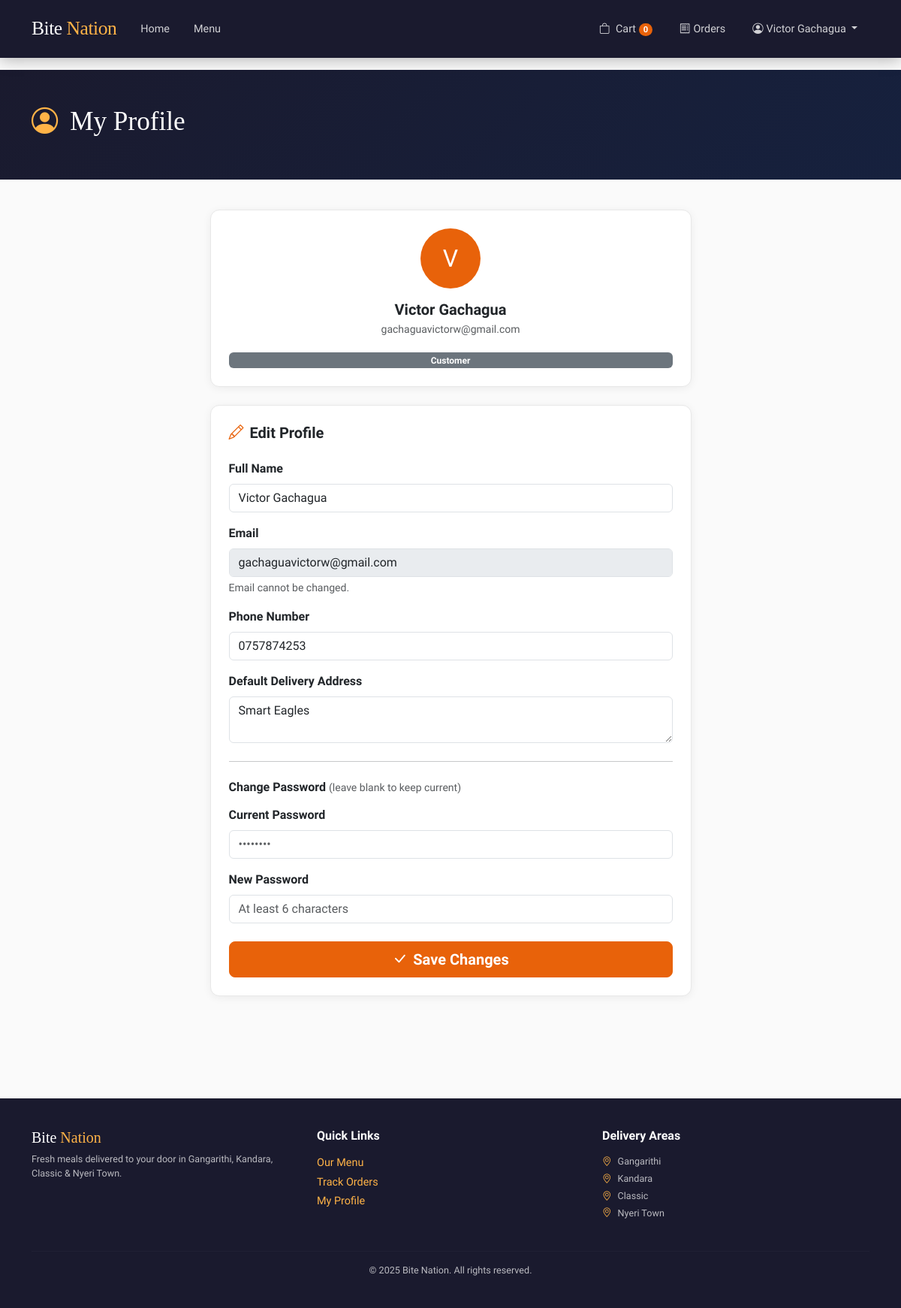
/profile/ (signed in), run on the app's committed database.
### core/models.py (models this page shows, shortened)
class User(AbstractUser):
    ROLE_CHOICES = [
        ('customer', 'Customer'),
        ('kitchen', 'Kitchen Admin'),
        ('delivery', 'Delivery Admin'),
        ('admin', 'Admin'),
    ]
    phone = models.CharField(max_length=20, default='')
    address = models.TextField(default='')
    role = models.CharField(max_length=20, choices=ROLE_CHOICES, default='customer')
    email_verified = models.BooleanField(default=False)
    email_token = models.CharField(max_length=64, default='', blank=True)
    otp_code = models.CharField(max_length=6, default='', blank=True)
    otp_expires = models.DateTimeField(null=True, blank=True)

### core/views.py (the view, shortened to what this page needs)
# urls.py: path('profile/', views.profile_view, name='profile'),
@login_required
def profile_view(request):
    return render(request, 'core/profile.html')

### core/templates/core/profile.html (shortened to what this page needs)
{% extends "core/base.html" %}
{% block content %}
<div class="page-header">
  <div class="container">
    <h1><i class="bi bi-person-circle me-3" style="color:var(--accent);"></i>My Profile</h1>
  </div>
</div>
<div class="container pb-5">
  <div class="row justify-content-center">
    <div class="col-lg-7">
      <div class="card p-4 mb-4 text-center">
        <div style="width:80px;height:80px;border-radius:50%;background:var(--primary);color:white;font-size:2rem;display:flex;align-items:center;justify-content:center;margin:0 auto 1rem;">
          {{ user.first_name.0|default:user.username.0|upper }}
        </div>
        <h5 class="fw-bold mb-0">{{ user.first_name|default:user.username }}</h5>
        <p class="text-muted small mt-1">{{ user.email }}</p>
        <span class="badge mt-1 {% if user.role == 'admin' %}bg-danger{% elif user.role == 'kitchen' %}bg-warning text-dark{% elif user.role == 'delivery' %}bg-primary{% else %}bg-secondary{% endif %}">
          {{ user.get_role_display }}
        </span>
      </div>
      <div class="card p-4 mb-4">
        <h5 class="fw-bold mb-4"><i class="bi bi-pencil me-2" style="color:var(--primary);"></i>Edit Profile</h5>
        <form method="POST">
          <div class="mb-3">
            <label class="form-label fw-bold">Full Name</label>
            <input type="text" name="name" class="form-control" value="{{ user.first_name }}" required>
          </div>
          <div class="mb-3">
            <label class="form-label fw-bold">Email</label>
            <input type="email" class="form-control" value="{{ user.email }}" disabled>
            <div class="form-text">Email cannot be changed.</div>
          </div>
          <div class="mb-3">
            <label class="form-label fw-bold">Phone Number</label>
            <input type="tel" name="phone" class="form-control" value="{{ user.phone }}" required>
          </div>
          <div class="mb-3">
            <label class="form-label fw-bold">Default Delivery Address</label>
            <textarea name="address" class="form-control" rows="2">{{ user.address }}</textarea>
          </div>
          <hr class="my-4">
          <h6 class="fw-bold mb-3">Change Password <span class="text-muted fw-normal small">(leave blank to keep current)</span></h6>
          <div class="mb-3">
            <label class="form-label fw-bold">Current Password</label>
            <input type="password" name="current_password" class="form-control" placeholder="••••••••">
          </div>
          <div class="mb-4">
            <label class="form-label fw-bold">New Password</label>
            <input type="password" name="new_password" class="form-control" placeholder="At least 6 characters" minlength="6">
          </div>
          <button type="submit" class="btn btn-primary btn-lg w-100 fw-bold">
            <i class="bi bi-check-lg me-2"></i>Save Changes
          </button>
        </form>
      </div>
    </div>
  </div>
</div>
{% endblock %}

### core/templates/core/base.html (shortened to what this page needs)
<!DOCTYPE html>
<html lang="en">
<head>
  <link href="https://cdn.jsdelivr.net/npm/bootstrap@5.3.2/dist/css/bootstrap.min.css" rel="stylesheet">
  <link href="https://cdn.jsdelivr.net/npm/bootstrap-icons@1.11.3/font/bootstrap-icons.css" rel="stylesheet">
</head>
<body>
<nav class="navbar navbar-expand-lg">
  <div class="container">
    <a class="navbar-brand" href="{% url 'index' %}">Bite <span>Nation</span></a>
    <div class="collapse navbar-collapse" id="navMain">
      <ul class="navbar-nav me-auto">
        <li class="nav-item"><a class="nav-link" href="{% url 'index' %}">Home</a></li>
        <li class="nav-item"><a class="nav-link" href="{% url 'menu' %}">Menu</a></li>
      </ul>
      <ul class="navbar-nav ms-auto align-items-center gap-1">
        {% if user.is_authenticated %}
          <li class="nav-item">
            <a class="nav-link position-relative" href="{% url 'cart' %}">
              <i class="bi bi-bag me-1"></i> Cart
              <span class="cart-badge" id="nav-cart-count">0</span>
            </a>
          </li>
          <li class="nav-item"><a class="nav-link" href="{% url 'my_orders' %}"><i class="bi bi-receipt me-1"></i>Orders</a></li>
          <li class="nav-item dropdown">
            <a class="nav-link dropdown-toggle" href="#" data-bs-toggle="dropdown">
              <i class="bi bi-person-circle me-1"></i>{{ user.first_name|default:user.username }}
            </a>
          </li>
        {% else %}
          <li class="nav-item"><a class="nav-link" href="{% url 'login' %}">Login</a></li>
          <li class="nav-item">
            <a class="btn btn-primary btn-sm px-3 ms-2" href="{% url 'register' %}">Sign Up</a>
          </li>
        {% endif %}
      </ul>
    </div>
  </div>
</nav>
{% block content %}{% endblock %}
<footer>
  <div class="container">
    <div class="row g-4">
      <div class="col-md-4">
        <h5 style="font-family:'Libre Baskerville',serif; color:white;">Bite <span style="color:var(--accent);">Nation</span></h5>
        <p class="mt-2 small">Fresh meals delivered to your door in Gangarithi, Kandara, Classic &amp; Nyeri Town.</p>
      </div>
      <div class="col-md-4">
        <h6 class="text-white fw-bold mb-3">Quick Links</h6>
        <div class="d-flex flex-column gap-1">
          <a href="{% url 'menu' %}">Our Menu</a>
          <a href="{% url 'my_orders' %}">Track Orders</a>
          <a href="{% url 'profile' %}">My Profile</a>
        </div>
      </div>
      <div class="col-md-4">
        <h6 class="text-white fw-bold mb-3">Delivery Areas</h6>
        <p class="small mb-1"><i class="bi bi-geo-alt me-2" style="color:var(--accent);"></i>Gangarithi</p>
        <p class="small mb-1"><i class="bi bi-geo-alt me-2" style="color:var(--accent);"></i>Kandara</p>
        <p class="small mb-1"><i class="bi bi-geo-alt me-2" style="color:var(--accent);"></i>Classic</p>
        <p class="small"><i class="bi bi-geo-alt me-2" style="color:var(--accent);"></i>Nyeri Town</p>
      </div>
    </div>
    <hr class="mt-4" style="border-color: rgba(255,255,255,0.1);">
    <p class="text-center mb-0 small">&copy; 2025 Bite Nation. All rights reserved.</p>
  </div>
</footer>
</body>
</html>

### data on the page
User: first_name "Victor Gachagua", first_name.0 "V", email "gachaguavictorw@gmail.com", role "Customer", name "Victor Gachagua", phone "0757874253", address "Smart Eagles"
